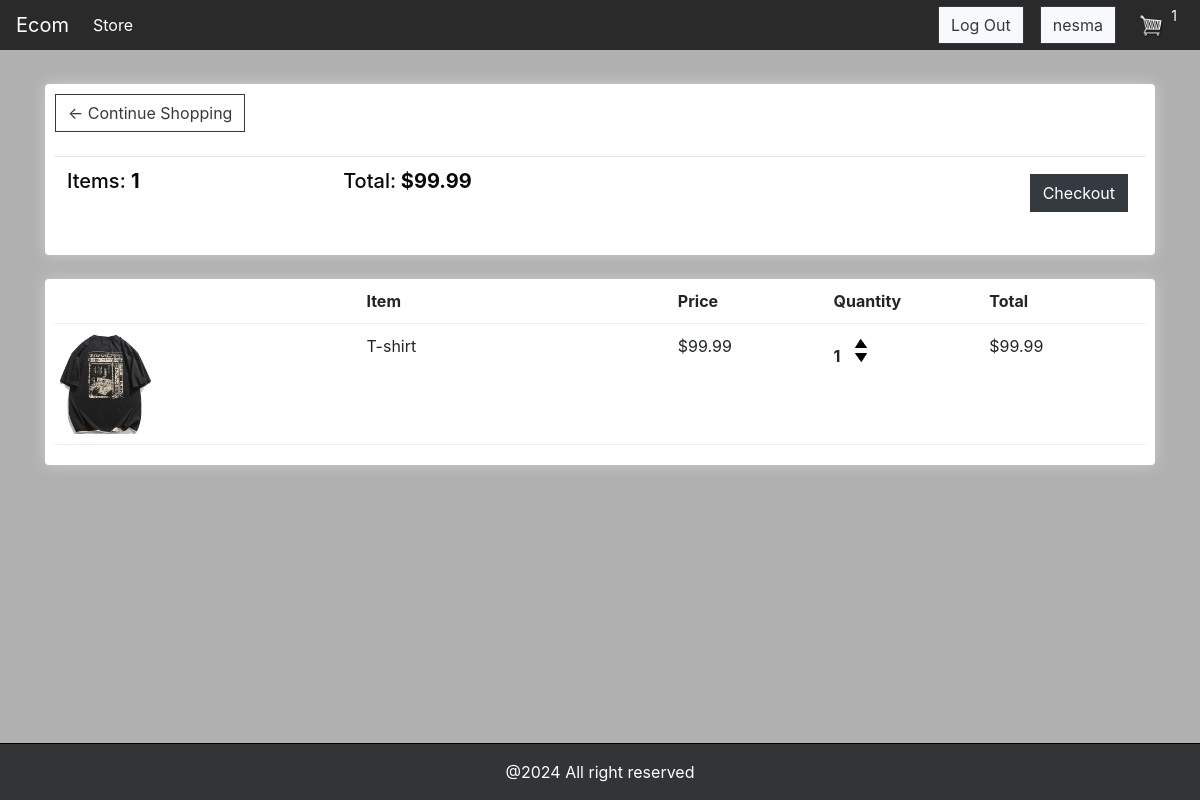
/cart/ (signed in), run on an earlier commit of the app's database.
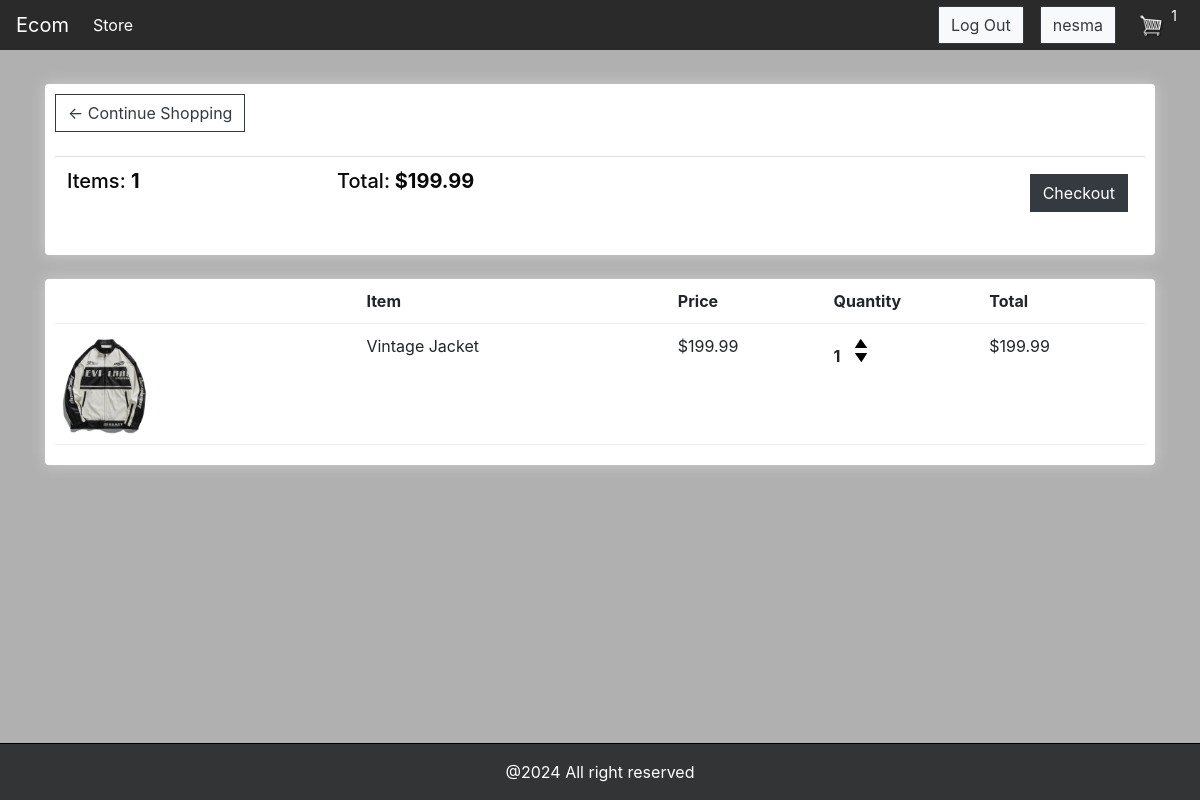
And on a later commit of the database.
### myapp/models.py (models this page shows, shortened)
class Order(models.Model):
	customer = models.ForeignKey(Customer, on_delete=models.SET_NULL, null=True, blank=True)
	date_ordered = models.DateTimeField(auto_now_add=True)
	complete = models.BooleanField(default=False)
	transaction_id = models.CharField(max_length=100, null=True)
	@property
	def get_cart_total(self):
		orderitems = self.orderitem_set.all()
		total = sum([item.get_total for item in orderitems])
		return total
	@property
	def get_cart_items(self):
		orderitems = self.orderitem_set.all()
		total=sum([item.quantity for item in orderitems])
		return total

class OrderItem(models.Model):
	product = models.ForeignKey(Product, on_delete=models.SET_NULL,blank=True, null=True)
	order = models.ForeignKey(Order, on_delete=models.SET_NULL,blank=True, null=True)
	quantity = models.IntegerField(default=0, null=True, blank=True)
	date_added = models.DateTimeField(auto_now_add=True)
	@property
	def get_total(self):
		if self.product is None:
			return 0
		total = self.product.price * self.quantity
		return total

class Product(models.Model):
	name = models.CharField(max_length=200)
	price = models.DecimalField(max_digits=7,decimal_places=2)
	digital = models.BooleanField(default=False,null=True, blank=False)
	image = models.ImageField(null=True,blank=True)
	@property
	def imageURL(self):
		try:
			url=self.image.url
		except:
			url=""
		return url

### myapp/views.py (the view, shortened to what this page needs)
# urls.py: path('cart/', views.cart, name='cart'),
def cart(request):
	if request.user.is_authenticated:
		customer = request.user.customer
		order, created = Order.objects.get_or_create(customer=customer, complete=False)
		items = order.orderitem_set.all()
		cartItems = order.get_cart_items
	context = {'items':items, 'order':order, 'cartItems':cartItems}
	return render(request, 'cart.html', context)

### templates/cart.html (shortened to what this page needs)
{% extends 'main.html' %}
{% load static %}
{% block content %}
	<div class="row">
		<div class="col-lg-12">
			<div class="box-element">
				<a  class="btn btn-outline-dark" href="{% url 'store' %}">&#x2190; Continue Shopping</a>
				<br>
				<br>
				<table class="table">
					<tr>
						<th><h5>Items: <strong>{{order.get_cart_items}}</strong></h5></th>
						<th><h5>Total:<strong> ${{order.get_cart_total|floatformat:2}}</strong></h5></th>
						<th>
							<a  style="float:right; margin:5px;" class="btn btn-dark" href="{% url 'checkout' %}">Checkout</a>
						</th>
					</tr>
				</table>
			</div>
			<br>
			<div class="box-element">
				<div class="cart-row">
					<div style="flex:2"></div>
					<div style="flex:2"><strong>Item</strong></div>
					<div style="flex:1"><strong>Price</strong></div>
					<div style="flex:1"><strong>Quantity</strong></div>
					<div style="flex:1"><strong>Total</strong></div>
				</div>
				{% for item in items %}
				<div class="cart-row">
					<div style="flex:2"><img class="row-image" src="{{item.product.imageURL}}"></div>
					<div style="flex:2"><p>{{item.product.name}}</p></div>
					<div style="flex:1"><p>${{item.product.price|floatformat:2}}</p></div>
					<div style="flex:1">
						<p class="quantity">{{item.quantity}}</p>
						<div class="quantity">
							<img data-product="{{item.product.id}}" data-action="add" class="chg-quantity update-cart" src="{% static  'images/arrow-up.png' %}">
							<img data-product="{{item.product.id}}" data-action="remove" class="chg-quantity update-cart" src="{% static  'images/arrow-down.png' %}">
						</div>
					</div>
					<div style="flex:1"><p>${{item.get_total|floatformat:2}}</p></div>
				</div>
				{% endfor %}
			</div>
		</div>
	</div>
{% endblock content %}

### templates/main.html (shortened to what this page needs)
<!DOCTYPE html>
{% load static %}
<html>
<head>
	<link rel="stylesheet" href="https://stackpath.bootstrapcdn.com/bootstrap/4.4.1/css/bootstrap.min.css">
	<link rel="stylesheet" type="text/css" href="{% static 'css/main.css' %}">
</head>
<body>
	{% include "includes/_navbar.html" %}
     <div class="container">
            <br>
            {% block content %}
            {% endblock content %}
         </div>
		{% include "includes/_footer.html" %}
</body>
</html>

### templates/includes/_navbar.html (shortened to what this page needs)
{% load static %}
<nav class="navbar navbar-expand-lg navbar-dark" id="navbar">
    <a class="navbar-brand" href="{% url 'store' %}">Ecom</a>
    <div class="collapse navbar-collapse" id="navbarSupportedContent">
      <ul class="navbar-nav mr-auto">
        <li class="nav-item active">
          <a class="nav-link" href="{% url 'store' %}">Store <span class="sr-only">(current)</span></a>
        </li>
      </ul>
      <div class="form-inline my-2 my-lg-0">
          {% if user.is_authenticated %}
          <a href="{% url 'logout' %}" class="btn btn-outline-dark btn-light m-2" role="button">Log Out</a>
          <a href="{% url 'change_password' %}" class="btn btn-outline-dark btn-light m-2" role="button">{{request.user}}</a>
          {% else %}
          <a href="{% url 'login' %}" class="btn btn-outline-dark btn-light m-2" role="button">Log in</a>
          <a href="{% url 'register' %}" class="btn btn-outline-dark btn-light m-2" role="button">Register</a>
          {% endif %}
           <a href="{% url 'cart' %}">
              <img  id="cart-icon" src="{% static 'images/cart.png' %}">
          </a>
          <p id="cart-total">{{cartItems}}</p>
      </div>
    </div>
  </nav>

### templates/includes/_footer.html
{% load static %}
<footer class="footer mt-auto py-3 bg-body-tertiary bg-dark text-center" id='footer'>
    <div class="container">
      <span class="text-body-secondary text-white">@2024 All right reserved</span>
    </div>
  </footer>

### static/css/main.css (style rules this page uses)
body { background-color: hsl(0, 0%, 69%); display: flex; flex-direction: column; min-height: 100vh; margin: 0; }
.navbar { position: sticky; top: 0; background-color: #2a2a2a; height: 50px; z-index: 1000; }
h1,h2,h3,h4,h5,h6 { color:hsl(0, 0%, 3%); }
#footer { flex: 0 0 auto; border-top: 1px solid #000; background-color: #f8f9fa; padding: 10px 0; text-align: center; }
.box-element { box-shadow:hsl(0, 0%, 80%) 0 0 16px; background-color: #fff; border-radius: 4px; padding: 10px; }
.bg-dark { background-color: #323435!important; }
#cart-icon { width:25px; display: inline-block; margin-left: 15px; }
#cart-total { text-align: center; color:#fff; width: 20px; height: 25px; border-radius: 50%; font-size: 14px; }
.col-lg-4, .col-lg-6, .col-lg-8, .col-lg-12 { margin-top: 10px; }
.btn { border-radius: 0; }
.row-image { width: 100px; }
.cart-row { display: flex; align-items: flex-stretch; padding-bottom: 10px; margin-bottom: 10px; border-bottom: 1px solid #ececec; }
.quantity { display: inline-block; font-weight: 700; padding-right:10px; }
.chg-quantity { width: 12px; cursor: pointer; display: block; margin-top: 5px; transition:.1s; }

What changed in the data, as far as the page shows it:
removed OrderItem: product.imageURL (picture), product.name "T-shirt", product.price "99.99", quantity "1", get_total "99.99"
computed for Order: get_cart_total "99.99" → "199.99"
added OrderItem: product.imageURL (picture), product.name "Vintage Jacket", product.price "199.99", quantity "1", get_total "199.99"
